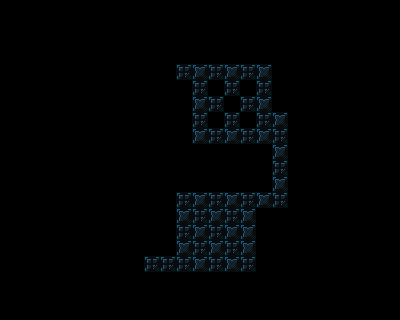

Below is a game level as drawn by its tile map, then a one-line description and the .tmx file that defines it, in full:
An orthogonal 25x20 tile map with 16x16 px tiles, 1 tile layer (background) and 9 objects (2x barrel_down_left, 2x barrel_up_right, actor, pressure_plate, finish_tile, ...).

<map version="1.4" tiledversion="2020.10.30" orientation="orthogonal" renderorder="right-down" width="25" height="20" tilewidth="16" tileheight="16" infinite="0" nextlayerid="6" nextobjectid="404">
 <properties>
  <property name="display_name" value="sneaky bastard dlfjg" />
  <property name="has_video_tape" type="bool" value="false" />
  <property name="next_level" value="./data/levels/tmx/L51.tmx" />
  <property name="player_bomb_count" value="0" />
 </properties>
 <tileset firstgid="1" name="newtiledsheet" tilewidth="16" tileheight="16" tilecount="180" columns="9">
  <image source="../../newtiledsheet.png" width="144" height="320" />
 </tileset>
 <layer id="1" name="background" width="25" height="20">
  <data encoding="csv">
27,27,27,27,27,27,27,27,27,27,27,22,27,27,27,27,27,27,27,27,27,27,27,27,27,
27,27,27,27,27,27,27,27,27,27,27,27,27,27,27,27,27,27,27,27,27,27,27,27,27,
27,27,27,27,27,27,27,27,27,27,27,27,27,27,27,27,27,27,27,27,27,27,27,27,27,
27,27,27,27,27,27,27,27,27,27,27,27,27,27,27,27,27,27,27,27,27,27,27,27,27,
27,27,27,27,27,27,27,27,27,27,27,19,20,19,20,19,20,27,27,27,27,27,27,27,27,
27,27,27,27,27,27,27,27,27,27,27,27,19,27,19,27,19,27,27,27,27,27,27,27,27,
27,27,27,27,27,27,27,27,27,27,27,27,20,19,27,19,20,27,27,27,27,27,27,27,27,
27,27,27,27,27,27,27,27,27,27,27,27,19,27,19,27,19,20,27,27,27,27,27,27,27,
27,27,27,27,27,27,27,27,27,27,27,27,20,19,20,19,20,19,27,27,27,27,27,27,27,
27,27,27,27,27,27,27,27,27,27,27,27,27,27,27,27,27,20,27,27,27,27,27,27,27,
27,27,27,27,27,27,27,27,27,27,27,27,27,27,27,27,27,19,27,27,27,27,27,27,27,
27,27,27,27,27,27,27,27,27,27,27,27,27,27,27,27,27,20,27,27,27,27,27,27,27,
27,27,27,27,27,27,27,27,27,27,27,19,20,19,20,19,20,19,27,27,27,27,27,27,27,
27,27,27,27,27,27,27,27,27,27,27,20,19,20,19,20,27,27,27,27,27,27,27,27,27,
27,27,27,27,27,27,27,27,27,27,27,19,20,19,20,20,27,27,27,27,27,27,27,27,27,
27,27,27,27,27,27,27,27,27,27,27,20,19,20,19,20,27,27,27,27,27,27,27,27,27,
27,27,27,27,27,27,27,27,27,19,19,19,20,19,20,19,27,27,27,27,27,27,27,27,27,
27,27,27,27,27,27,27,27,27,27,27,27,27,27,27,27,27,27,27,27,27,27,27,27,27,
27,27,27,27,27,27,27,27,27,27,27,27,27,27,27,27,27,27,27,27,27,27,27,27,27,
27,27,27,27,27,27,27,27,27,27,27,27,27,27,27,27,27,27,27,27,27,27,27,27,27
</data>
 </layer>
 <objectgroup id="4" name="objects">
  <object id="393" type="barrel_down_left" gid="144" x="224" y="112" width="16" height="16" />
  <object id="395" type="actor" gid="46" x="176" y="80" width="16" height="16" />
  <object id="398" type="pressure_plate" gid="54" x="224" y="288" width="16" height="16">
   <properties>
    <property name="triggers" type="int" value="1" />
   </properties>
  </object>
  <object id="399" type="finish_tile" gid="33" x="144" y="272" width="16" height="16" />
  <object id="400" type="barrel_up_right" gid="144" x="224" y="112" width="16" height="16" />
  <object id="401" type="barrel_up_right" gid="144" x="208" y="240" width="16" height="16" />
  <object id="402" type="barrel_down_left" gid="144" x="208" y="240" width="16" height="16" />
  <object id="403" type="triggerable" gid="17" x="160" y="272" width="16" height="16">
   <properties>
    <property name="triggered_id" type="int" value="1" />
   </properties>
  </object>
  <object id="397" type="moveable_tile" gid="45" x="224" y="224" width="16" height="16" />
 </objectgroup>
</map>
